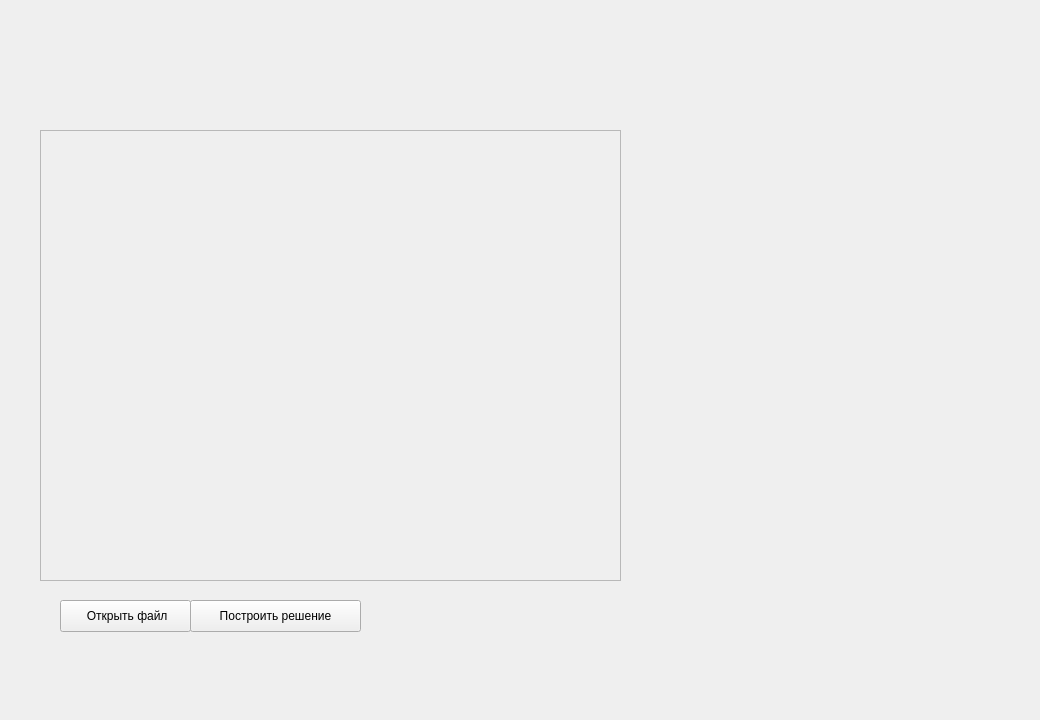
<?xml version="1.0" encoding="UTF-8"?>
<ui version="4.0">
 <class>MainWindow</class>
 <widget class="QMainWindow" name="MainWindow">
  <property name="geometry">
   <rect>
    <x>0</x>
    <y>0</y>
    <width>1040</width>
    <height>720</height>
   </rect>
  </property>
  <property name="minimumSize">
   <size>
    <width>1040</width>
    <height>720</height>
   </size>
  </property>
  <property name="maximumSize">
   <size>
    <width>1040</width>
    <height>720</height>
   </size>
  </property>
  <property name="windowTitle">
   <string>BGraph</string>
  </property>
  <widget class="QWidget" name="centralWidget">
   <property name="sizePolicy">
    <sizepolicy hsizetype="Fixed" vsizetype="Fixed">
     <horstretch>0</horstretch>
     <verstretch>0</verstretch>
    </sizepolicy>
   </property>
   <widget class="QLabel" name="tittle">
    <property name="geometry">
     <rect>
      <x>0</x>
      <y>0</y>
      <width>1041</width>
      <height>71</height>
     </rect>
    </property>
    <property name="text">
     <string/>
    </property>
    <property name="pixmap">
     <pixmap>images/tittle.png</pixmap>
    </property>
   </widget>
   <widget class="QLabel" name="background">
    <property name="geometry">
     <rect>
      <x>0</x>
      <y>0</y>
      <width>1051</width>
      <height>721</height>
     </rect>
    </property>
    <property name="text">
     <string/>
    </property>
    <property name="pixmap">
     <pixmap>images/background.png</pixmap>
    </property>
    <property name="wordWrap">
     <bool>false</bool>
    </property>
   </widget>
   <widget class="QFrame" name="frame">
    <property name="geometry">
     <rect>
      <x>40</x>
      <y>130</y>
      <width>581</width>
      <height>451</height>
     </rect>
    </property>
    <property name="frameShape">
     <enum>QFrame::StyledPanel</enum>
    </property>
    <property name="frameShadow">
     <enum>QFrame::Raised</enum>
    </property>
   </widget>
   <widget class="QPushButton" name="pushButton">
    <property name="geometry">
     <rect>
      <x>60</x>
      <y>600</y>
      <width>131</width>
      <height>32</height>
     </rect>
    </property>
    <property name="text">
     <string> Открыть файл</string>
    </property>
   </widget>
   <widget class="QPushButton" name="pushButton_2">
    <property name="geometry">
     <rect>
      <x>190</x>
      <y>600</y>
      <width>171</width>
      <height>32</height>
     </rect>
    </property>
    <property name="text">
     <string>Построить решение</string>
    </property>
   </widget>
   <zorder>background</zorder>
   <zorder>tittle</zorder>
   <zorder>frame</zorder>
   <zorder>pushButton</zorder>
   <zorder>pushButton_2</zorder>
  </widget>
 </widget>
 <layoutdefault spacing="6" margin="11"/>
 <resources/>
 <connections/>
</ui>
